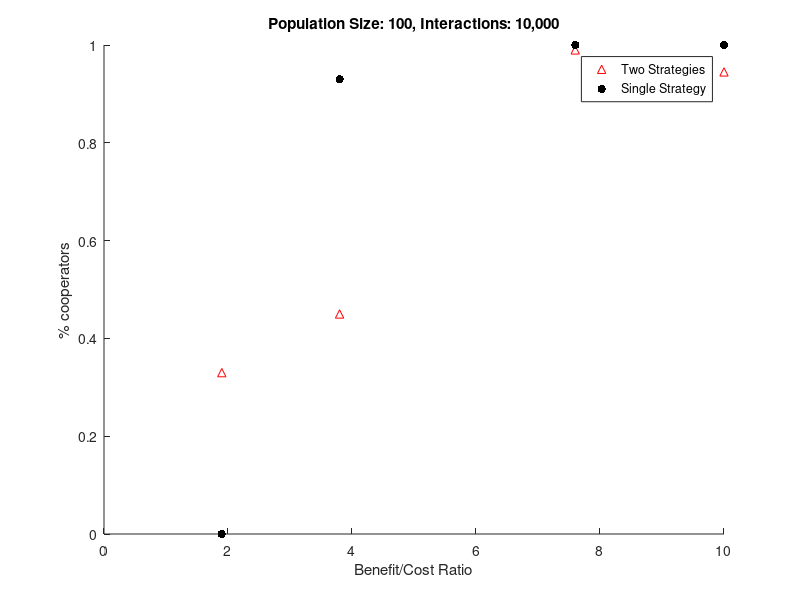

This chart was generated by the following MATLAB code:
clear
close all
clc
hold on

axis([0, 10, 0 , 1]);
a = [1.9,3.8,7.6,10;0.33,0.45,0.99,0.945]; %two strategies
b = [1.9,3.8,7.6,10;0,0.93,1,1];
plot(a(1,:),a(2,:),'^r');
plot(b(1,:),b(2,:),'.k','MarkerSize', 18);

title('Population Size: 100, Interactions: 10,000');
legend('Two Strategies', 'Single Strategy');
ylabel('% cooperators');
xlabel('Benefit/Cost Ratio');